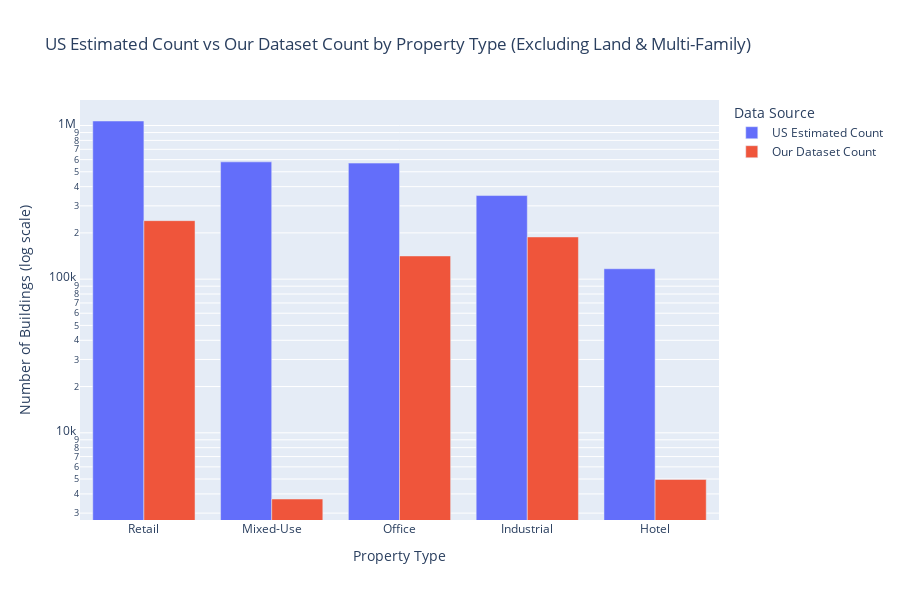
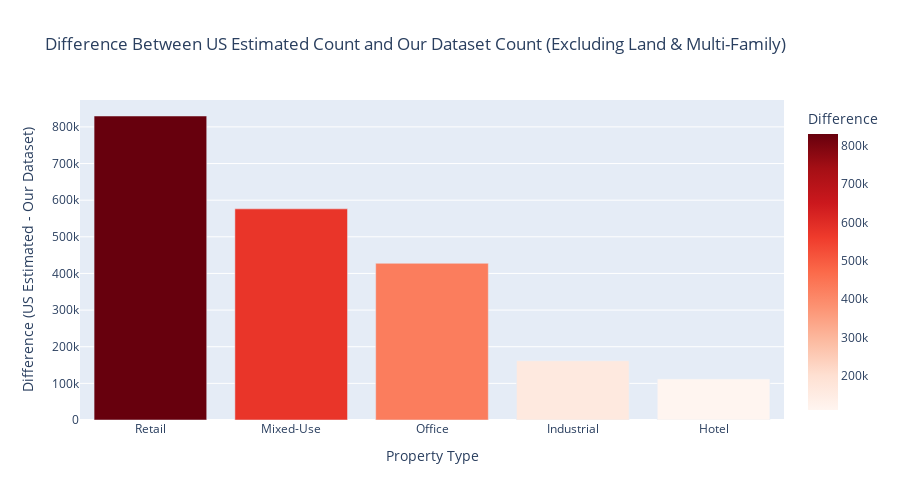

The cell these charts' notebook holds for them, in order:
### Code cell
# Create a bar chart comparing US Estimated vs Our Dataset counts (excluding Land and Multi-Family)
fig_filtered = px.bar(plot_df_filtered, 
                      x='Category', 
                      y=['US Estimated Count', 'Our Dataset Count'],
                      title='US Estimated Count vs Our Dataset Count by Property Type (Excluding Land & Multi-Family)',
                      barmode='group',
                      height=600,
                      log_y=True,  # Using log scale due to large differences
                      labels={'value': 'Number of Buildings (log scale)', 'variable': 'Data Source'})

fig_filtered.update_layout(
    xaxis_title='Property Type',
    yaxis_title='Number of Buildings (log scale)',
    legend_title='Data Source',
    font=dict(size=12)
)

fig_filtered.show()

# Create a bar chart showing the difference (excluding Land and Multi-Family)
fig2_filtered = px.bar(plot_df_filtered,
                       x='Category',
                       y='Difference',
                       title='Difference Between US Estimated Count and Our Dataset Count (Excluding Land & Multi-Family)',
                       color='Difference',
                       color_continuous_scale='Reds',
                       height=500)

fig2_filtered.update_layout(
    xaxis_title='Property Type',
    yaxis_title='Difference (US Estimated - Our Dataset)',
    font=dict(size=12)
)

fig2_filtered.show()

### Figure 1 — Plotly figure (JSON) as saved in the notebook; plotly's stock layout.template omitted (floating-point values rounded to 4 significant figures)
{"data": [{"alignmentgroup": "True", "hovertemplate": "Data Source=US Estimated Count<br>Category=%{x}<br>Number of Buildings (log scale)=%{y}<extra></extra>", "legendgroup": "US Estimated Count", "marker": {"color": "#636efa", "pattern": {"shape": ""}}, "name": "US Estimated Count", "offsetgroup": "US Estimated Count", "orientation": "v", "showlegend": true, "textposition": "auto", "type": "bar", "x": ["Retail", "Mixed-Use", "Office", "Industrial", "Hotel"], "xaxis": "x", "y": [1070000, 580000, 569311, 350000, 116873], "yaxis": "y"}, {"alignmentgroup": "True", "hovertemplate": "Data Source=Our Dataset Count<br>Category=%{x}<br>Number of Buildings (log scale)=%{y}<extra></extra>", "legendgroup": "Our Dataset Count", "marker": {"color": "#EF553B", "pattern": {"shape": ""}}, "name": "Our Dataset Count", "offsetgroup": "Our Dataset Count", "orientation": "v", "showlegend": true, "textposition": "auto", "type": "bar", "x": ["Retail", "Mixed-Use", "Office", "Industrial", "Hotel"], "xaxis": "x", "y": [240247, 3707, 141594, 188239, 4969], "yaxis": "y"}], "layout": {"barmode": "group", "font": {"size": 12}, "height": 600, "legend": {"title": {"text": "Data Source"}, "tracegroupgap": 0}, "title": {"text": "US Estimated Count vs Our Dataset Count by Property Type (Excluding Land & Multi-Family)"}, "xaxis": {"anchor": "y", "domain": [0, 1], "title": {"text": "Property Type"}}, "yaxis": {"anchor": "x", "domain": [0, 1], "title": {"text": "Number of Buildings (log scale)"}, "type": "log"}}}

### Figure 2 — Plotly figure (JSON) as saved in the notebook; plotly's stock layout.template omitted (floating-point values rounded to 4 significant figures)
{"data": [{"alignmentgroup": "True", "hovertemplate": "Category=%{x}<br>Difference=%{marker.color}<extra></extra>", "legendgroup": "", "marker": {"color": [829753, 576293, 427717, 161761, 111904], "coloraxis": "coloraxis", "pattern": {"shape": ""}}, "name": "", "offsetgroup": "", "orientation": "v", "showlegend": false, "textposition": "auto", "type": "bar", "x": ["Retail", "Mixed-Use", "Office", "Industrial", "Hotel"], "xaxis": "x", "y": [829753, 576293, 427717, 161761, 111904], "yaxis": "y"}], "layout": {"barmode": "relative", "coloraxis": {"colorbar": {"title": {"text": "Difference"}}, "colorscale": [[0, "rgb(255,245,240)"], [0.125, "rgb(254,224,210)"], [0.25, "rgb(252,187,161)"], [0.375, "rgb(252,146,114)"], [0.5, "rgb(251,106,74)"], [0.625, "rgb(239,59,44)"], [0.75, "rgb(203,24,29)"], [0.875, "rgb(165,15,21)"], [1, "rgb(103,0,13)"]]}, "font": {"size": 12}, "height": 500, "legend": {"tracegroupgap": 0}, "title": {"text": "Difference Between US Estimated Count and Our Dataset Count (Excluding Land & Multi-Family)"}, "xaxis": {"anchor": "y", "domain": [0, 1], "title": {"text": "Property Type"}}, "yaxis": {"anchor": "x", "domain": [0, 1], "title": {"text": "Difference (US Estimated - Our Dataset)"}}}}
